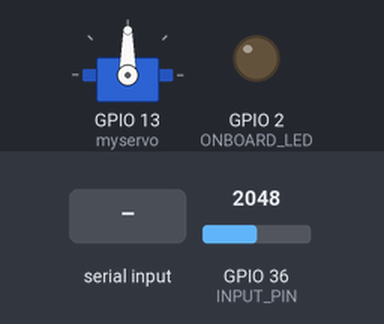
Bench run of a sketch on a simulated ESP32. Parts: servo, output pins drawn as LEDs (lit = HIGH). Inputs (shaded band) come from the test bench; at power-on: GPIO 36 (INPUT_PIN) = 2048. WiFi joins after 1.5 s; servers stay silent unless stated; no MQTT or app messages arrive unless stated; what the sketch prints to the serial monitor is not drawn.

Above: at 2.8 s.
2.9 s: "2" received over Serial
At 3.3 s:
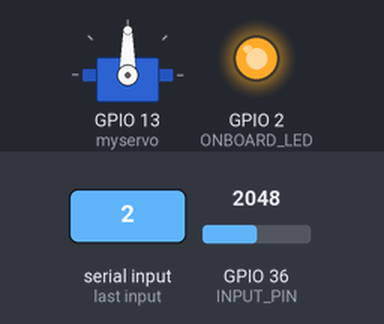
4.4 s: "1" received over Serial
5.9 s: "3" received over Serial
7.4 s: GPIO 36 (INPUT_PIN) set to 2866
At 8.5 s:
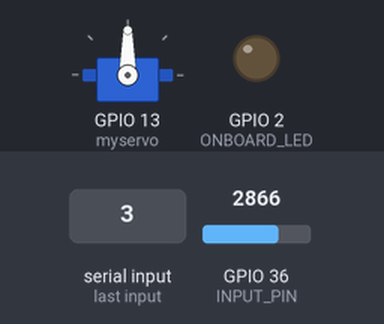
Timing chart, 0 to 10.3 s (numbered marks = the images above; inputs shaded):
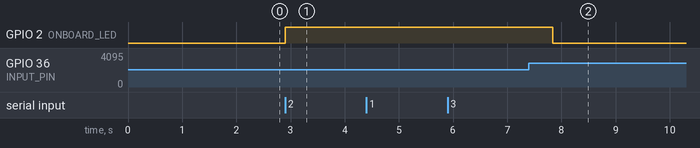

The sketch:

filter-fsm-mqtt.ino
```cpp
#include <ESP32Servo.h>
#include <WiFi.h>
#include <PubSubClient.h>
// #include <ArduinoJson.h>

const char* ssid     = "OH_KSU_IOT";
const char* password = "ESP32iot!";
const char* host = "192.168.1.132";

WiFiClient espClient;
PubSubClient client(espClient);

#define SAMPLE_RATE 500
#define BAUD_RATE 115200
#define INPUT_PIN A0

#define HIGH_VOLTAGE  3.3
#define ONBOARD_LED 2

// Moving average filter varaibles
# define WINDOW_SIZE 50
// window to hold to the values to be averaged for the MAF
float window[WINDOW_SIZE];
//int window[WINDOW_SIZE];
int MAFIndex = 0;
//long MAFSum = 0;
float MAFSum = 0;

long sampleTimer = millis();

int period = 2; // sample rate of 500 Hz
// variables used to calculate average high value in SampleHigh state
int sampleCount = 0;
float sumHigh = 0;
float averageHigh = 0;

enum {Waiting, SampleHigh, Running} State;

Servo myservo;  // create servo object to control a servo
// twelve servo objects can be created on most boards
int servoPeriod = 2; // call the MoveServo function every servoPeriod ms
long servoTimer = 0;
long notFlexedTimer = 0;
bool notFlexedFlag = false;

int servoPosition = 0; // variable to store the servo position

void setup() {
  // Serial connection begin
  pinMode(ONBOARD_LED, OUTPUT);
  pinMode(INPUT_PIN, INPUT);
  Serial.begin(BAUD_RATE);
  Serial.println("If you see this, it may actually work this time!");
  digitalWrite(ONBOARD_LED, LOW);
  State = Waiting;
  myservo.attach(13);  // attaches the servo on pin 13 to the servo object

  // Wifi initialization
  WiFi.mode(WIFI_STA);
  WiFi.begin(ssid, password);
  delay(100);
  while (WiFi.status() != WL_CONNECTED) {
    delay(500);
    Serial.print(".");
  }
  Serial.println("");
  Serial.println("WiFi connected");
  Serial.println("IP address: ");
  Serial.println(WiFi.localIP());

  // MQTT Setup
  client.setServer(host, 1883);
  // client.setCallback(callback);
}

float MovingAverage(float sample) {
  // remove old sample from MAFSum before adding in the new sample
  MAFSum = MAFSum - window[MAFIndex];
  // set current window index to the value from the input pin
  window[MAFIndex] = sample;
  //window[MAFIndex] = analogRead(INPUT_PIN);
  // Add the new sample to the MAF Sum
  MAFSum += window[MAFIndex];
  // Update the window index, resets back to 0 if MAFIndex > WINDOW_SIZE
  MAFIndex = (MAFIndex + 1) % WINDOW_SIZE;
  // returns the average of the values in the MAF window

  // output for given sample in voltage units
  return MAFSum / WINDOW_SIZE;
  // output for sample read directly from analog input pin
  //float MAFSample = ((MAFSum / WINDOW_SIZE) * HIGH_VOLTAGE) / 4096;
  //return MAFSample;
}

// Band-Pass Butterworth IIR digital filter, generated using filter_gen.py.
// Sampling rate: 500.0 Hz, frequency: [74.5, 149.5] Hz.
// Filter is order 4, implemented as second-order sections (biquads).
// Reference:
// https://docs.scipy.org/doc/scipy/reference/generated/scipy.signal.butter.html
// https://courses.ideate.cmu.edu/16-223/f2020/Arduino/FilterDemos/filter_gen.py
float EMGFilter(float input)
{
  float output = input;
  {
    static float z1, z2; // filter section state
    float x = output - 0.05159732 * z1 - 0.36347401 * z2;
    output = 0.01856301 * x + 0.03712602 * z1 + 0.01856301 * z2;
    z2 = z1;
    z1 = x;
  }
  {
    static float z1, z2; // filter section state
    float x = output - -0.53945795 * z1 - 0.39764934 * z2;
    output = 1.00000000 * x + -2.00000000 * z1 + 1.00000000 * z2;
    z2 = z1;
    z1 = x;
  }
  {
    static float z1, z2; // filter section state
    float x = output - 0.47319594 * z1 - 0.70744137 * z2;
    output = 1.00000000 * x + 2.00000000 * z1 + 1.00000000 * z2;
    z2 = z1;
    z1 = x;
  }
  {
    static float z1, z2; // filter section state
    float x = output - -1.00211112 * z1 - 0.74520226 * z2;
    output = 1.00000000 * x + -2.00000000 * z1 + 1.00000000 * z2;
    z2 = z1;
    z1 = x;
  }
  return output;
}

// Reads the value from the specified input pin and converts the value
// to voltage
float Sample(int inputPin) {
  return (analogRead(inputPin) * HIGH_VOLTAGE) / 4095;
}

// Function to be called in each state of the FSM to update the current
// state based on the input from the keyboard
// keyboard input 1 -> 49
// keyboard input 2 -> 50
// keyboard input 3 -> 51
void CheckState() {
  if (Serial.available()) {
    int keyboardInput = Serial.read();
    if (keyboardInput == 49) {  // 1
      State = Waiting;
      Serial.println("Waiting State");
    }
    else if (keyboardInput == 50) {// 2
      State = SampleHigh;
      Serial.println("Sample High State");
    }
    else if (keyboardInput == 51) {// 3
      State = Running;
      Serial.println("Running State");
    }
  }
}

// run on every iteration of main loop in filter fsm
void MoveServo(float sig, float avgHigh) {
  char servoString[20];
  /*int steps = 10; // number of loop iterations to perform each time
    float speedDelay = 1;
    float maxDelay = 3;
    int pos = 0;

    // return to starting position if the user is not flexing
    if (sig < (avgHigh / 2) && (servoPosition > 0)) {
    for (pos = servoPosition; pos >= servoPosition - steps; pos -= 1) { // goes from 0 degrees to 180 degrees
      // in steps of 1 degree
      if (pos >= 0) {
        myservo.write(pos);              // tell servo to go to position in variable 'pos'
      }
      delay(2);
    }
    }
    else {
    if (sig >= avgHigh) { // 0 delay if the signal value is greater than the average high
      speedDelay = 0;
    }
    else {
      speedDelay = ((avgHigh - sig) / avgHigh) * maxDelay; // scale the delay between 0 and maxDelay
    }
    for (pos = servoPosition; pos <= servoPosition + steps; pos += 1) { // goes from 0 degrees to 180 degrees
      // in steps of 1 degree
      if (pos <= 180) {
        myservo.write(pos);              // tell servo to go to position in variable 'pos'
      }
      delay(speedDelay);
    }
    }*/

  // Speed Thresholds
  // Adjust the servo speed by chaning the servoPeriod based on the signal amplitude
  if ((sig > (avgHigh * .5)) && (servoPosition <= 25)) {
    servoPosition += 5;
    notFlexedFlag = false;

    /*if (sig >= avgHigh) {
      servoPeriod = 0;
    }
    else {
      // Scales the servoPeriod between 0 and 4 ms
      servoPeriod = (1 - (sig / avgHigh)) * 8;
    }*/
  }


  else if ((sig < (avgHigh * .4)) && (servoPosition >= 5)) {  // not flexed
    if (!notFlexedFlag) {
      notFlexedFlag = true;
      notFlexedTimer = millis();
    }
    else { // if a notflexed state was previously detected
      // move the servo back to starting position if 500ms have gone by without detecting a flex
      if ((millis() - notFlexedTimer) > 500) {
        servoPosition = 0;
        // myservo.write(servoPosition);
        sprintf(servoString, "%d", servoPosition);
        client.publish("/reser/rightarm", servoString);
        notFlexedTimer = millis();
        notFlexedFlag = false;
      }
    }
    //servoPosition -= 5;
  }
  // myservo.write(servoPosition);
  sprintf(servoString, "%d", servoPosition);
  client.publish("/reser/rightarm", servoString);

}

void loop() {
  //Serial.println(State); // debug to check state switching from keyboard works
  switch (State) {
    case Waiting:
      CheckState();
      break;
    case SampleHigh:
      CheckState();
      digitalWrite(ONBOARD_LED, HIGH); // turn on led when in sample high state
      // find average high EMG value
      if ((period * sampleCount) < 5000) { // sample for 5 seconds
        if ((millis() - sampleTimer) > period) {
          float sensor_value = Sample(INPUT_PIN);
          float filteredSignal = EMGFilter(sensor_value);
          filteredSignal = abs(filteredSignal);
          float MAFSignal = MovingAverage(filteredSignal);
          sumHigh += MAFSignal;
          //sumHigh += filteredSignal;
          sampleCount++;
          //Serial.println(sensor_value);
          sampleTimer = millis();
        }
      }
      if ((period * sampleCount) == 5000) {
        digitalWrite(ONBOARD_LED, LOW);  // turn led on when done sampling for calculating the high average
        averageHigh = sumHigh / sampleCount;
        Serial.print("Average High: ");
        Serial.println(averageHigh);
        sampleTimer = millis();
        //sampleCount = 0;
        State = Running;
        Serial.println("Running State");
      }
      break;
    case Running:
      CheckState();
      float servoSignal;

      if ((millis() - sampleTimer) > period) {
        float sensor_value = Sample(INPUT_PIN);
        //float sensor_value = (analogRead(INPUT_PIN) * HIGH_VOLTAGE) / 4095;
        float filteredSignal = EMGFilter(sensor_value);
        filteredSignal = abs(filteredSignal);
        float MAFSignal = MovingAverage(filteredSignal);
        //Serial.println(filteredSignal);
        //Serial.println(MAFSignal);
        //Serial.println(MAFSignal * 20);
        //Serial.println(filteredSignal*20);

        // turn on led (punch) if signal amplitude is greater than 50% of average high
        if (MAFSignal > (.6 * averageHigh)) {
          //if (filteredSignal > (averageHigh / 2)) {
          digitalWrite(ONBOARD_LED, HIGH);
        }
        else {
          digitalWrite(ONBOARD_LED, LOW);
        }

        //MoveServo(MAFSignal, averageHigh);
        servoSignal = MAFSignal;
        sampleTimer = millis();
      }

      if ((millis() - servoTimer) > servoPeriod) {
        MoveServo(servoSignal, averageHigh);
        servoTimer = millis();
      }
      //MoveServo(servoSignal, averageHigh);

      break;
    default:
      State = Waiting;
      CheckState();
      break;
  }
  if (!client.connected()) {
    reconnect();
  }
  // client.loop();
}

void reconnect() {
  // Loop until we're reconnected
  while (!client.connected()) {
    Serial.print("Attempting MQTT connection...");
    // Create a random client ID
    String clientId = "Rightarm";
    // clientId += String(random(0xffff), HEX);
    // Attempt to connect
    if (client.connect(clientId.c_str())) {
      Serial.println("connected");
      // Once connected, publish an announcement...
      client.publish("/reser", "hello world");
      // ... and resubscribe
      // client.subscribe("/");
    } else {
      Serial.print("failed, rc=");
      Serial.print(client.state());
      Serial.println(" try again in 5 seconds");
      // Wait 5 seconds before retrying
      delay(5000);
    }
  }
}
```

Measured:
- after the input at 2.9 s, GPIO 2 (ONBOARD_LED): LOW → HIGH at once
- after the input at 4.4 s, every drawn part: stays the same
- after the input at 5.9 s, every drawn part: stays the same
- after the input at 7.4 s, GPIO 2 (ONBOARD_LED): HIGH → LOW after 0.44 s
